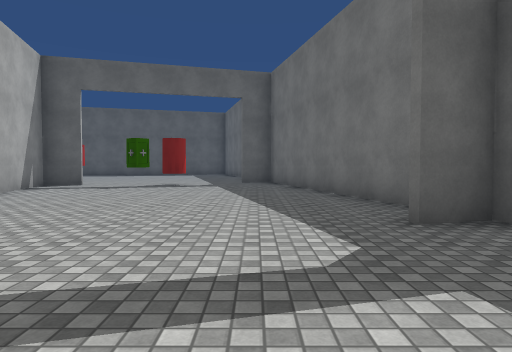
[1] (above)

13 first-person views from a walk through a scene from a Unity 3-D project. The camera is 1.3 m above the floor, tilts 2° down and sees 75° across. The floor is counted in squares, 2 m on a side. Each view is taken from the middle of a square. On the plan, view 1 faces up. The plan holds only what a view shows up to about 10 squares ahead; the rest is blank. The place goes on beyond the plan. The player character is not drawn. Some animated figures are not drawn. Surface patterns are stand-ins for the level's own textures.

[2]
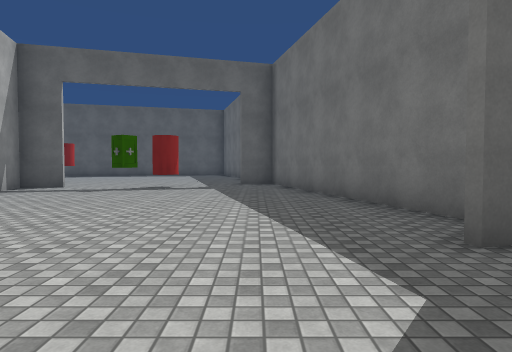

[3]
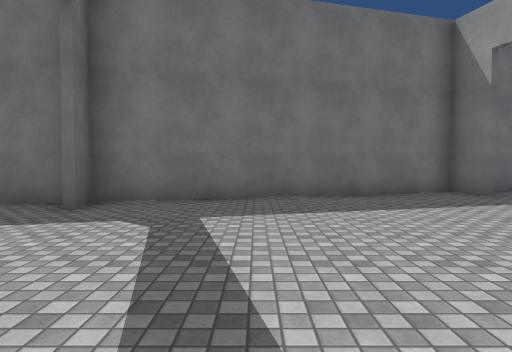

[4]
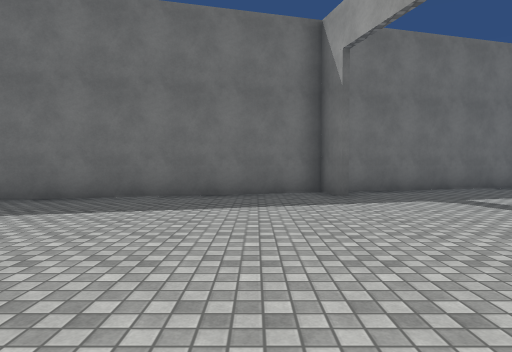

[5]
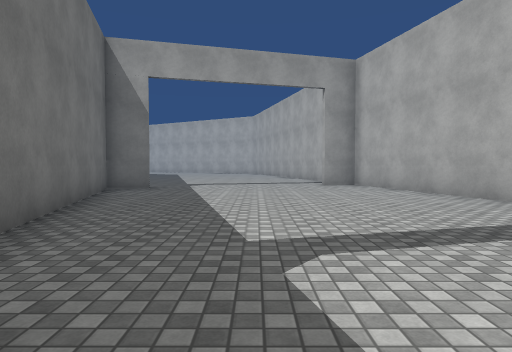

[6]
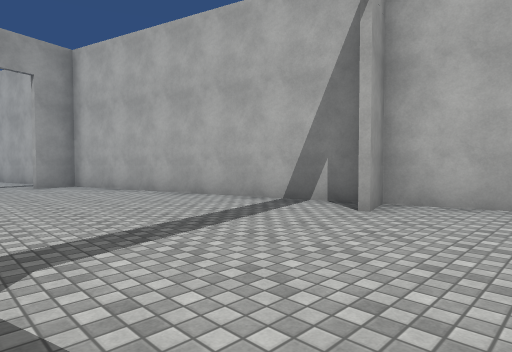

[7]
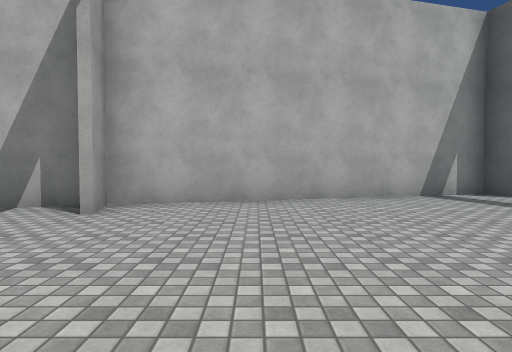

[8]
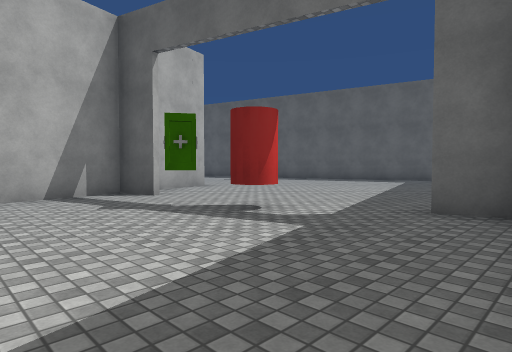

[9]
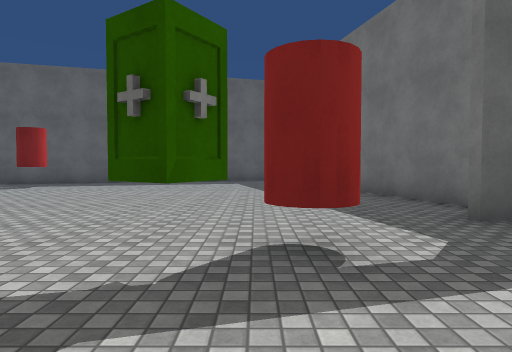

[10]
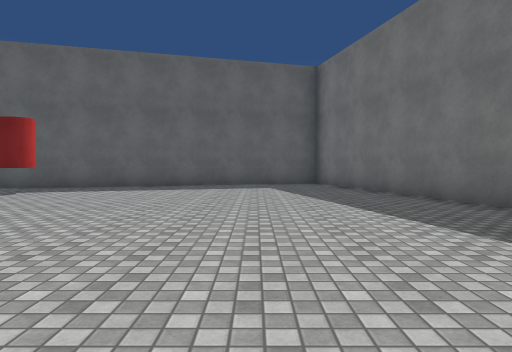

[11]
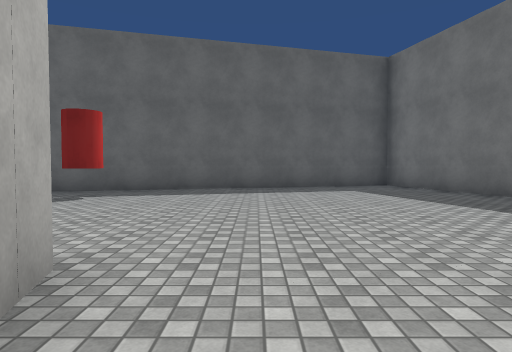

[12]
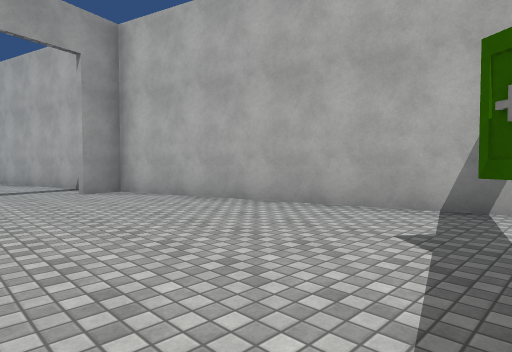

[13]
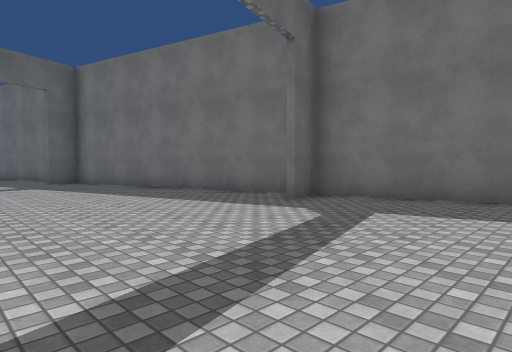

### Floor plan
Points are (right, up) in squares from view 1. A wall is a line through its corners. A room is listed if a view was taken in it or the views show most of it. See-through windows are left out.
Room 1 (views 1, 2, 3, 4, 5, 6, 7, 8, 9, 10, 11, 12, 13)
walls: (-4.3, 2) (-2.3, -5.4) (-1.3, -5.1); (-5.4, 10.4) (-6.5, 10.1) (-4.3, 2.1) (-3.3, 2.4); (2.6, 4.2) (0.8, 11.1); (0.4, 12) (-0.5, 11.7); (-7.3, 13.1) (-6.8, 11.3); (0.3, 13) (-1.9, 21); (-2.2, -5.8) (-0.1, -13.6) (1, -13.3); (3.8, -3.8) (4.7, -3.5) (2.7, 3.8) (1.7, 3.6); (-3, 21) (-10.9, 18.9); (5.8, -12) (6.9, -11.7) (4.9, -4.1); (7.8, -15.2) (6.9, -11.8) (5.9, -12.1)
objects: other object (-9, 17) to (-9, 18); other object (-3, 10); other object (-3, 11)

Positions as (right, up) in squares from view 1, and headings:
1: (0, 0), facing up
2: (0, 1), facing up
3: (-3, 1), facing right
4: (-3, -2), facing right
5: (3, -3), facing down
6: (3, -3), facing down-left
7: (3, -3), facing left
8: (1, 7), facing up-left
9: (-3, 8), facing up
10: (-4, 10), facing up
11: (-6, 11), facing up
12: (-1, 10), facing down-left
13: (1, -16), facing up-right
